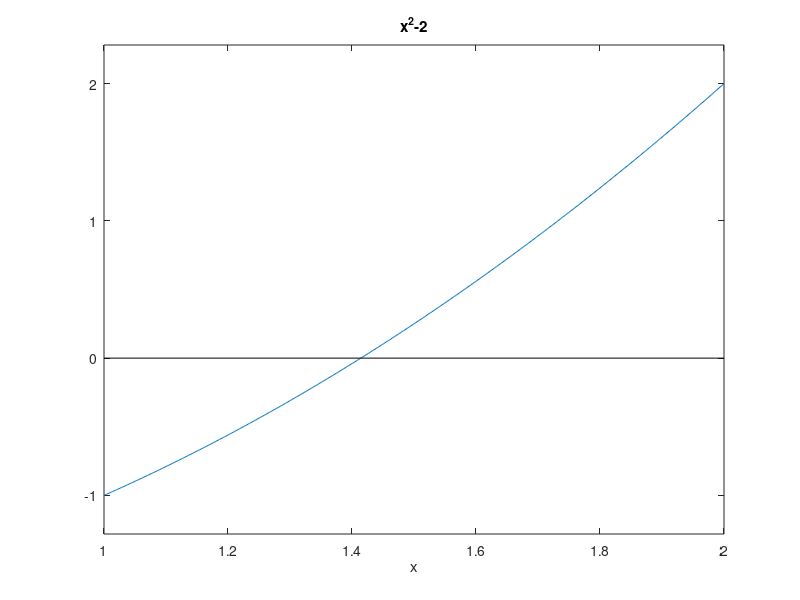

Write the MATLAB code that produced this figure. (Note: this script raises an error after producing the figure.)
% Definizione della funzione e dell'intervallo
f=inline('x.^2-2'); a=1; b=2;
%Definizione della derivata prima
df=@(x) 2*x; 

% Inizializzazione dei parametri di ingresso
tol=1e-8;
itmax=50;


%Disegna la funzione f(x) e l'asse x nella stessa figura
figure(1)
ezplot(f,[a b]);hold on; plot([a b],[0 0],'k-');hold off;

% -----------------%
% PUNTO INIZIALE   %
% -----------------%
x0=1.5;

% Chiamata alla function newton perche' venga eseguita
[xN,scartiN,iterN,flag]=newtonfun(f,df,x0,tol,itmax);

%Stampa a video dei risultati mediante un ciclo for
fprintf('\n [k]: %2.0f \t [xk]: %10.15f \t [dif]: ',0,xN(1));
for k=2:iterN+1
fprintf('\n [k]: %2.0f \t [xk]: %10.15f \t [dif]: %10.2e',k-1,xN(k),scartiN(k-1));
end
fprintf('\n');


% Creazione del profilo di convergenza
figure(2)
semilogy(1:iterN,abs(scartiN),'m-*')
title('Profilo di convergenza del  metodo di Newton(f(x)= x^2 - 2)');
xlabel('iterazioni');
ylabel('scarto');
legend('Newton');

